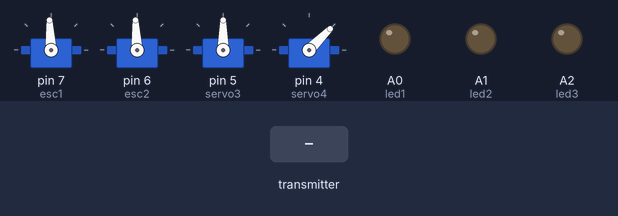
Simulated run of this sketch. Board: Arduino Uno, built with avr-gcc and run on an emulated ATmega328P. Shown: 4 × servo, output pins drawn as LEDs (lit = HIGH). The test bench sets the inputs (shaded band). No radio packets arrive unless stated.

Above: at 1.2 s.
1.3 s: the transmitter starts sending lxAxisValue = 0
At 1.9 s:
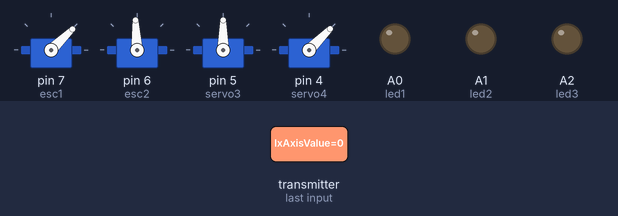
2.8 s: the transmitter starts sending lyAxisValue = 0
At 3.1 s:
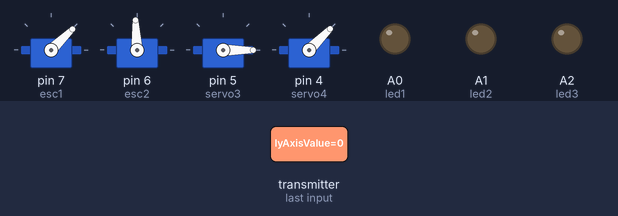
4.3 s: the transmitter starts sending rxAxisValue = 0
At 5.4 s:
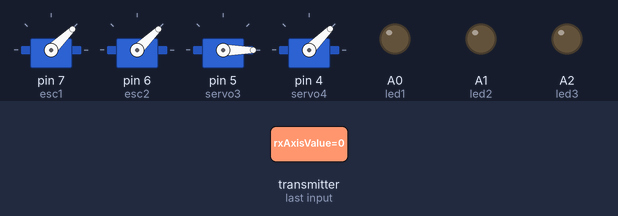
5.8 s: the transmitter starts sending ryAxisValue = 0
At 6.5 s:
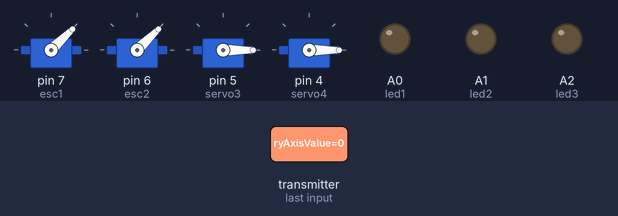
7.3 s: the transmitter starts sending switch1Value = 64
At 7.6 s:
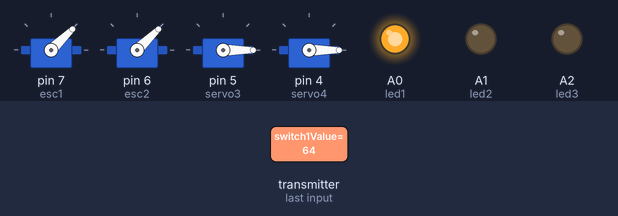
8.8 s: the transmitter starts sending switch2Value = 64
At 10.0 s:
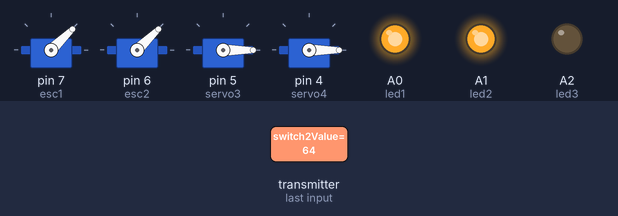
Timing chart, 0 to 11.3 s (numbered marks = the images above; inputs shaded):
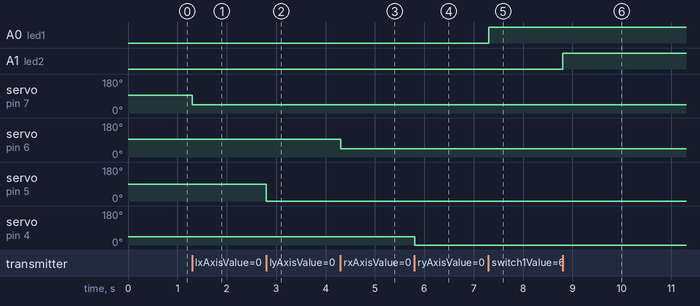

Measured:
- after the input at 1.3 s, servo on pin 7 (esc1): 93° → 44° at once
- after the input at 2.8 s, servo on pin 5 (servo3): 90° → 0° at once
- after the input at 4.3 s, servo on pin 6 (esc2): 93° → 44° at once
- after the input at 5.8 s, servo on pin 4 (servo4): 45° → 0° at once
- after the input at 7.3 s, A0 (led1): LOW → HIGH at once
- after the input at 8.8 s, A1 (led2): LOW → HIGH at once

The sketch:

NRF_Receiver.ino
```cpp
#include <SPI.h>
#include <nRF24L01.h>
#include <RF24.h>
#include <Servo.h>

#define SIGNAL_TIMEOUT 500  // This is signal timeout in milli seconds. We will reset the data if no signal

const uint64_t pipeIn = 0xF9E8F0F0E1LL;
RF24 radio(8, 9);
unsigned long lastRecvTime = 0;

struct PacketData
{
  byte lxAxisValue;
  byte lyAxisValue;
  byte rxAxisValue;
  byte ryAxisValue;
  byte switch1Value;
  byte switch2Value;
  byte switch3Value;
};
PacketData receiverData;

Servo esc1;
Servo esc2;     //Pin D3
Servo servo3;     //Pin D4
Servo servo4;     //Pin D5


int   led1 = A0;
int   led2 = A1;
int   led3 = A2;
int   led4 = A3;

//Assign default input received values
void setInputDefaultValues()
{
  // The middle position for joystick. (254/2=127)
  receiverData.lxAxisValue = 127;
  receiverData.lyAxisValue = 127;
  receiverData.rxAxisValue = 127;
  receiverData.ryAxisValue = 127;
  receiverData.switch1Value = LOW;
  receiverData.switch2Value = LOW;
  receiverData.switch3Value = LOW;
}

void mapAndWriteValues()
{
  esc1.writeMicroseconds(map(receiverData.lxAxisValue, 0, 254, 1000, 2000));
  esc2.writeMicroseconds(map(receiverData.rxAxisValue, 0, 254, 1000, 2000));
  servo3.write(map(receiverData.lyAxisValue, 0, 254, 0, 180));
  servo4.write(map(receiverData.ryAxisValue, 0, 254, 0, 90));

  digitalWrite(led1, receiverData.switch1Value);
  digitalWrite(led2, receiverData.switch2Value);
  digitalWrite(led3, receiverData.switch3Value);
}

void setup()
{
  radio.begin();
  radio.setDataRate(RF24_250KBPS);
  radio.openReadingPipe(1,pipeIn);
  radio.startListening(); //start the radio receiver

  esc1.attach(7);
  esc2.attach(6);
  servo3.attach(5);
  servo4.attach(4);
  pinMode(led1, OUTPUT);
  pinMode(led2, OUTPUT);
  pinMode(led3, OUTPUT);

  setInputDefaultValues();
  mapAndWriteValues();
}

void loop()
{
  // Check if RF is connected and packet is available
  if(radio.isChipConnected() && radio.available())
  {
    radio.read(&receiverData, sizeof(PacketData));
    lastRecvTime = millis();
  }
  else
  {
    //Check Signal lost.
    unsigned long now = millis();
    if ( now - lastRecvTime > SIGNAL_TIMEOUT )
    {
      setInputDefaultValues();
    }
  }
  mapAndWriteValues();
}
```
